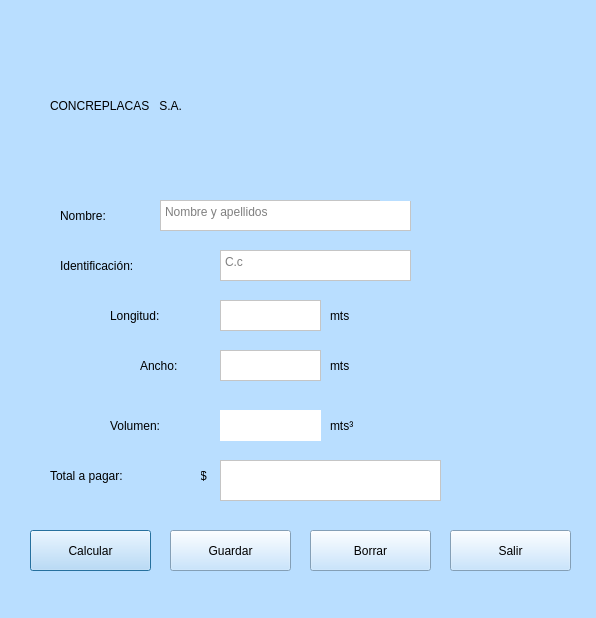
<?xml version="1.0" encoding="UTF-8"?>
<ui version="4.0">
 <author>Daniel Medina</author>
 <class>Dialog</class>
 <widget class="QDialog" name="Dialog">
  <property name="geometry">
   <rect>
    <x>0</x>
    <y>0</y>
    <width>596</width>
    <height>618</height>
   </rect>
  </property>
  <property name="windowTitle">
   <string>Concreplacas SA</string>
  </property>
  <property name="styleSheet">
   <string notr="true">background-color: rgb(185, 222, 255);</string>
  </property>
  <widget class="QLabel" name="label">
   <property name="geometry">
    <rect>
     <x>50</x>
     <y>80</y>
     <width>341</width>
     <height>51</height>
    </rect>
   </property>
   <property name="styleSheet">
    <string notr="true">font: 87 20pt &quot;Arial Black&quot;;</string>
   </property>
   <property name="text">
    <string>CONCREPLACAS   S.A.</string>
   </property>
  </widget>
  <widget class="QLabel" name="label_2">
   <property name="geometry">
    <rect>
     <x>60</x>
     <y>200</y>
     <width>131</width>
     <height>31</height>
    </rect>
   </property>
   <property name="styleSheet">
    <string notr="true">font: 75 18pt &quot;Cambria&quot;;</string>
   </property>
   <property name="text">
    <string>Nombre:</string>
   </property>
  </widget>
  <widget class="QLabel" name="label_3">
   <property name="geometry">
    <rect>
     <x>110</x>
     <y>410</y>
     <width>131</width>
     <height>31</height>
    </rect>
   </property>
   <property name="styleSheet">
    <string notr="true">font: 75 18pt &quot;Cambria&quot;;</string>
   </property>
   <property name="text">
    <string>Volumen:</string>
   </property>
  </widget>
  <widget class="QLabel" name="label_4">
   <property name="geometry">
    <rect>
     <x>140</x>
     <y>350</y>
     <width>131</width>
     <height>31</height>
    </rect>
   </property>
   <property name="styleSheet">
    <string notr="true">font: 75 18pt &quot;Cambria&quot;;</string>
   </property>
   <property name="text">
    <string>Ancho:</string>
   </property>
  </widget>
  <widget class="QLabel" name="label_5">
   <property name="geometry">
    <rect>
     <x>110</x>
     <y>300</y>
     <width>131</width>
     <height>31</height>
    </rect>
   </property>
   <property name="styleSheet">
    <string notr="true">font: 75 18pt &quot;Cambria&quot;;</string>
   </property>
   <property name="text">
    <string>Longitud:</string>
   </property>
  </widget>
  <widget class="QLabel" name="label_6">
   <property name="geometry">
    <rect>
     <x>60</x>
     <y>250</y>
     <width>161</width>
     <height>31</height>
    </rect>
   </property>
   <property name="styleSheet">
    <string notr="true">font: 75 18pt &quot;Cambria&quot;;</string>
   </property>
   <property name="text">
    <string>Identificación:</string>
   </property>
  </widget>
  <widget class="QLabel" name="label_7">
   <property name="geometry">
    <rect>
     <x>50</x>
     <y>460</y>
     <width>151</width>
     <height>31</height>
    </rect>
   </property>
   <property name="styleSheet">
    <string notr="true">font: 75 18pt &quot;Cambria&quot;;</string>
   </property>
   <property name="text">
    <string>Total a pagar:</string>
   </property>
  </widget>
  <widget class="QTextEdit" name="textEditNombre">
   <property name="geometry">
    <rect>
     <x>160</x>
     <y>200</y>
     <width>251</width>
     <height>31</height>
    </rect>
   </property>
   <property name="styleSheet">
    <string notr="true">background-color: rgb(255, 255, 255);</string>
   </property>
   <property name="placeholderText">
    <string>Nombre y apellidos</string>
   </property>
  </widget>
  <widget class="QTextEdit" name="textEditId">
   <property name="geometry">
    <rect>
     <x>220</x>
     <y>250</y>
     <width>191</width>
     <height>31</height>
    </rect>
   </property>
   <property name="styleSheet">
    <string notr="true">background-color: rgb(255, 255, 255);</string>
   </property>
   <property name="placeholderText">
    <string>C.c</string>
   </property>
  </widget>
  <widget class="QTextEdit" name="textEditAncho">
   <property name="geometry">
    <rect>
     <x>220</x>
     <y>350</y>
     <width>101</width>
     <height>31</height>
    </rect>
   </property>
   <property name="styleSheet">
    <string notr="true">background-color: rgb(255, 255, 255);</string>
   </property>
  </widget>
  <widget class="QTextEdit" name="textEditLongitud">
   <property name="geometry">
    <rect>
     <x>220</x>
     <y>300</y>
     <width>101</width>
     <height>31</height>
    </rect>
   </property>
   <property name="styleSheet">
    <string notr="true">background-color: rgb(255, 255, 255);</string>
   </property>
  </widget>
  <widget class="QLabel" name="labelVolumen">
   <property name="geometry">
    <rect>
     <x>220</x>
     <y>410</y>
     <width>101</width>
     <height>31</height>
    </rect>
   </property>
   <property name="styleSheet">
    <string notr="true">font: 16pt &quot;Arial&quot;;
alternate-background-color: rgb(0, 0, 0);
gridline-color: rgb(0, 0, 0);
border-top-color: rgb(0, 0, 0);
border-color: rgb(0, 0, 0);
background-color: rgb(255, 255, 255);</string>
   </property>
   <property name="text">
    <string/>
   </property>
  </widget>
  <widget class="QLabel" name="label_10">
   <property name="geometry">
    <rect>
     <x>330</x>
     <y>410</y>
     <width>101</width>
     <height>31</height>
    </rect>
   </property>
   <property name="styleSheet">
    <string notr="true">font: 16pt &quot;Arial&quot;;
</string>
   </property>
   <property name="text">
    <string>mts³</string>
   </property>
  </widget>
  <widget class="QLabel" name="label_11">
   <property name="geometry">
    <rect>
     <x>330</x>
     <y>350</y>
     <width>101</width>
     <height>31</height>
    </rect>
   </property>
   <property name="styleSheet">
    <string notr="true">font: 16pt &quot;Arial&quot;;
</string>
   </property>
   <property name="text">
    <string>mts</string>
   </property>
  </widget>
  <widget class="QLabel" name="label_12">
   <property name="geometry">
    <rect>
     <x>330</x>
     <y>300</y>
     <width>101</width>
     <height>31</height>
    </rect>
   </property>
   <property name="styleSheet">
    <string notr="true">font: 16pt &quot;Arial&quot;;
</string>
   </property>
   <property name="text">
    <string>mts</string>
   </property>
  </widget>
  <widget class="QPushButton" name="pushButtonCalcular">
   <property name="geometry">
    <rect>
     <x>30</x>
     <y>530</y>
     <width>121</width>
     <height>41</height>
    </rect>
   </property>
   <property name="styleSheet">
    <string notr="true">font: 14pt &quot;Arial&quot;;</string>
   </property>
   <property name="text">
    <string>Calcular</string>
   </property>
  </widget>
  <widget class="QPushButton" name="pushButtonGuardar">
   <property name="geometry">
    <rect>
     <x>170</x>
     <y>530</y>
     <width>121</width>
     <height>41</height>
    </rect>
   </property>
   <property name="styleSheet">
    <string notr="true">font: 14pt &quot;Arial&quot;;</string>
   </property>
   <property name="text">
    <string>Guardar</string>
   </property>
  </widget>
  <widget class="QPushButton" name="pushButton_3">
   <property name="geometry">
    <rect>
     <x>450</x>
     <y>530</y>
     <width>121</width>
     <height>41</height>
    </rect>
   </property>
   <property name="styleSheet">
    <string notr="true">font: 14pt &quot;Arial&quot;;</string>
   </property>
   <property name="text">
    <string>Salir</string>
   </property>
  </widget>
  <widget class="QPushButton" name="pushButton_4">
   <property name="geometry">
    <rect>
     <x>310</x>
     <y>530</y>
     <width>121</width>
     <height>41</height>
    </rect>
   </property>
   <property name="styleSheet">
    <string notr="true">font: 14pt &quot;Arial&quot;;</string>
   </property>
   <property name="text">
    <string>Borrar</string>
   </property>
  </widget>
  <widget class="QLabel" name="label_13">
   <property name="geometry">
    <rect>
     <x>200</x>
     <y>460</y>
     <width>101</width>
     <height>31</height>
    </rect>
   </property>
   <property name="styleSheet">
    <string notr="true">font: 16pt &quot;Arial&quot;;
</string>
   </property>
   <property name="text">
    <string>$</string>
   </property>
  </widget>
  <widget class="QLabel" name="label_8">
   <property name="geometry">
    <rect>
     <x>380</x>
     <y>40</y>
     <width>201</width>
     <height>161</height>
    </rect>
   </property>
   <property name="styleSheet">
    <string notr="true">image: url(:/prefijoNuevo/placas.jpeg);</string>
   </property>
   <property name="text">
    <string/>
   </property>
  </widget>
  <widget class="QTextEdit" name="textEditTotal">
   <property name="geometry">
    <rect>
     <x>220</x>
     <y>460</y>
     <width>221</width>
     <height>41</height>
    </rect>
   </property>
   <property name="styleSheet">
    <string notr="true">background-color: rgb(255, 255, 255);
font: 87 14pt &quot;Arial Black&quot;;</string>
   </property>
  </widget>
  <zorder>label_13</zorder>
  <zorder>label</zorder>
  <zorder>label_2</zorder>
  <zorder>label_3</zorder>
  <zorder>label_4</zorder>
  <zorder>label_5</zorder>
  <zorder>label_6</zorder>
  <zorder>label_7</zorder>
  <zorder>textEditNombre</zorder>
  <zorder>textEditId</zorder>
  <zorder>textEditAncho</zorder>
  <zorder>textEditLongitud</zorder>
  <zorder>labelVolumen</zorder>
  <zorder>label_10</zorder>
  <zorder>label_11</zorder>
  <zorder>label_12</zorder>
  <zorder>pushButtonCalcular</zorder>
  <zorder>pushButtonGuardar</zorder>
  <zorder>pushButton_3</zorder>
  <zorder>pushButton_4</zorder>
  <zorder>label_8</zorder>
  <zorder>textEditTotal</zorder>
 </widget>
 <tabstops>
  <tabstop>textEditNombre</tabstop>
  <tabstop>textEditId</tabstop>
  <tabstop>textEditLongitud</tabstop>
  <tabstop>textEditAncho</tabstop>
  <tabstop>pushButtonCalcular</tabstop>
  <tabstop>pushButtonGuardar</tabstop>
  <tabstop>pushButton_4</tabstop>
  <tabstop>pushButton_3</tabstop>
 </tabstops>
 <resources>
  <include location="imagen.qrc"/>
 </resources>
 <connections>
  <connection>
   <sender>pushButton_4</sender>
   <signal>clicked()</signal>
   <receiver>textEditNombre</receiver>
   <slot>clear()</slot>
   <hints>
    <hint type="sourcelabel">
     <x>403</x>
     <y>559</y>
    </hint>
    <hint type="destinationlabel">
     <x>405</x>
     <y>218</y>
    </hint>
   </hints>
  </connection>
  <connection>
   <sender>pushButton_4</sender>
   <signal>clicked()</signal>
   <receiver>textEditId</receiver>
   <slot>clear()</slot>
   <hints>
    <hint type="sourcelabel">
     <x>378</x>
     <y>542</y>
    </hint>
    <hint type="destinationlabel">
     <x>387</x>
     <y>270</y>
    </hint>
   </hints>
  </connection>
  <connection>
   <sender>pushButton_4</sender>
   <signal>clicked()</signal>
   <receiver>textEditLongitud</receiver>
   <slot>clear()</slot>
   <hints>
    <hint type="sourcelabel">
     <x>367</x>
     <y>551</y>
    </hint>
    <hint type="destinationlabel">
     <x>310</x>
     <y>321</y>
    </hint>
   </hints>
  </connection>
  <connection>
   <sender>pushButton_4</sender>
   <signal>clicked()</signal>
   <receiver>textEditAncho</receiver>
   <slot>clear()</slot>
   <hints>
    <hint type="sourcelabel">
     <x>347</x>
     <y>550</y>
    </hint>
    <hint type="destinationlabel">
     <x>316</x>
     <y>363</y>
    </hint>
   </hints>
  </connection>
  <connection>
   <sender>pushButton_4</sender>
   <signal>clicked()</signal>
   <receiver>labelVolumen</receiver>
   <slot>clear()</slot>
   <hints>
    <hint type="sourcelabel">
     <x>352</x>
     <y>553</y>
    </hint>
    <hint type="destinationlabel">
     <x>306</x>
     <y>414</y>
    </hint>
   </hints>
  </connection>
  <connection>
   <sender>pushButton_3</sender>
   <signal>clicked()</signal>
   <receiver>Dialog</receiver>
   <slot>close()</slot>
   <hints>
    <hint type="sourcelabel">
     <x>494</x>
     <y>543</y>
    </hint>
    <hint type="destinationlabel">
     <x>581</x>
     <y>507</y>
    </hint>
   </hints>
  </connection>
  <connection>
   <sender>pushButton_4</sender>
   <signal>clicked()</signal>
   <receiver>textEditTotal</receiver>
   <slot>clear()</slot>
   <hints>
    <hint type="sourcelabel">
     <x>363</x>
     <y>561</y>
    </hint>
    <hint type="destinationlabel">
     <x>373</x>
     <y>470</y>
    </hint>
   </hints>
  </connection>
 </connections>
</ui>
